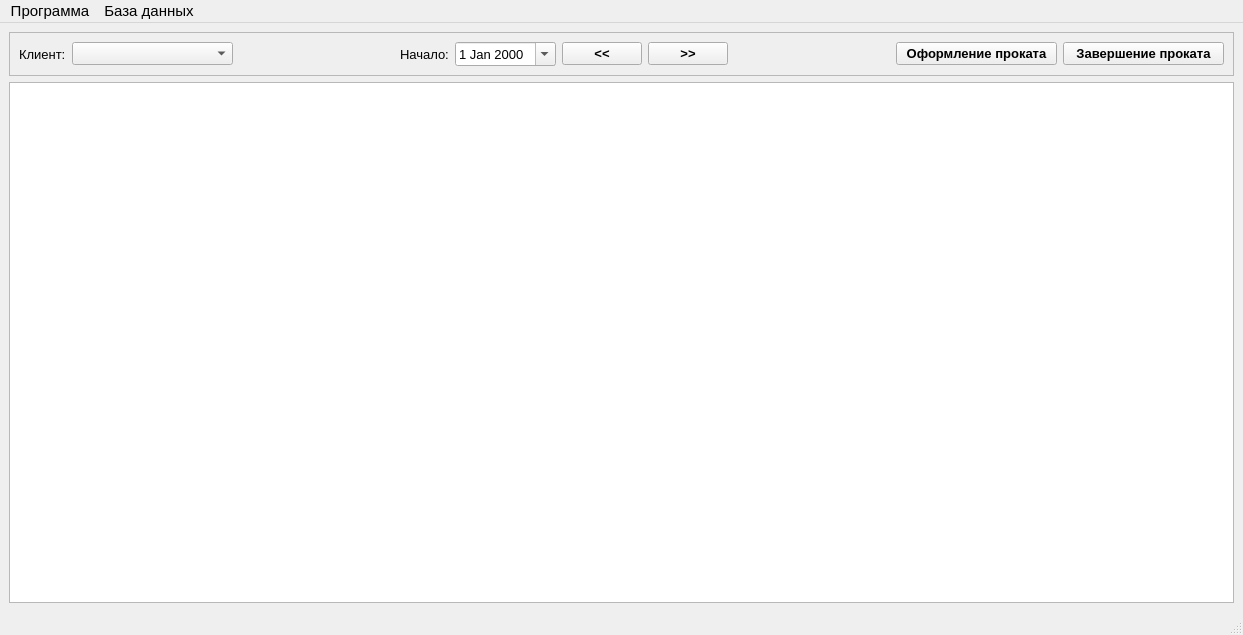
<?xml version="1.0" encoding="UTF-8"?>
<ui version="4.0">
 <class>MainWindow</class>
 <widget class="QMainWindow" name="MainWindow">
  <property name="geometry">
   <rect>
    <x>0</x>
    <y>0</y>
    <width>1243</width>
    <height>635</height>
   </rect>
  </property>
  <property name="sizePolicy">
   <sizepolicy hsizetype="Fixed" vsizetype="Fixed">
    <horstretch>0</horstretch>
    <verstretch>0</verstretch>
   </sizepolicy>
  </property>
  <property name="font">
   <font>
    <pointsize>11</pointsize>
   </font>
  </property>
  <property name="windowTitle">
   <string>Прокат снаряжения</string>
  </property>
  <property name="windowIcon">
   <iconset>
    <normaloff>images/logo.png</normaloff>images/logo.png</iconset>
  </property>
  <widget class="QWidget" name="centralwidget">
   <layout class="QVBoxLayout" name="verticalLayout">
    <item>
     <widget class="QFrame" name="frame">
      <property name="font">
       <font>
        <pointsize>10</pointsize>
       </font>
      </property>
      <property name="frameShape">
       <enum>QFrame::StyledPanel</enum>
      </property>
      <property name="frameShadow">
       <enum>QFrame::Raised</enum>
      </property>
      <layout class="QHBoxLayout" name="horizontalLayout">
       <item>
        <widget class="QLabel" name="customerLabel">
         <property name="text">
          <string>Клиент:</string>
         </property>
        </widget>
       </item>
       <item>
        <widget class="QComboBox" name="customerComboBox">
         <property name="sizePolicy">
          <sizepolicy hsizetype="Expanding" vsizetype="Fixed">
           <horstretch>0</horstretch>
           <verstretch>0</verstretch>
          </sizepolicy>
         </property>
         <property name="font">
          <font>
           <pointsize>10</pointsize>
          </font>
         </property>
        </widget>
       </item>
       <item>
        <spacer name="horizontalSpacer">
         <property name="orientation">
          <enum>Qt::Horizontal</enum>
         </property>
         <property name="sizeHint" stdset="0">
          <size>
           <width>40</width>
           <height>20</height>
          </size>
         </property>
        </spacer>
       </item>
       <item>
        <widget class="QLabel" name="startDateLabel">
         <property name="sizePolicy">
          <sizepolicy hsizetype="Minimum" vsizetype="Preferred">
           <horstretch>0</horstretch>
           <verstretch>0</verstretch>
          </sizepolicy>
         </property>
         <property name="text">
          <string>Начало:</string>
         </property>
        </widget>
       </item>
       <item>
        <widget class="QDateEdit" name="startDateEdit">
         <property name="sizePolicy">
          <sizepolicy hsizetype="Minimum" vsizetype="Fixed">
           <horstretch>0</horstretch>
           <verstretch>0</verstretch>
          </sizepolicy>
         </property>
         <property name="calendarPopup">
          <bool>true</bool>
         </property>
        </widget>
       </item>
       <item>
        <widget class="QPushButton" name="buttonPrevDay">
         <property name="font">
          <font>
           <pointsize>10</pointsize>
           <weight>75</weight>
           <bold>true</bold>
          </font>
         </property>
         <property name="text">
          <string>&lt;&lt;</string>
         </property>
        </widget>
       </item>
       <item>
        <widget class="QPushButton" name="buttonNextDay">
         <property name="font">
          <font>
           <pointsize>10</pointsize>
           <weight>75</weight>
           <bold>true</bold>
          </font>
         </property>
         <property name="text">
          <string>&gt;&gt;</string>
         </property>
        </widget>
       </item>
       <item>
        <spacer name="horizontalSpacer_2">
         <property name="orientation">
          <enum>Qt::Horizontal</enum>
         </property>
         <property name="sizeHint" stdset="0">
          <size>
           <width>40</width>
           <height>20</height>
          </size>
         </property>
        </spacer>
       </item>
       <item>
        <widget class="QPushButton" name="buttonRental">
         <property name="sizePolicy">
          <sizepolicy hsizetype="Expanding" vsizetype="Fixed">
           <horstretch>0</horstretch>
           <verstretch>0</verstretch>
          </sizepolicy>
         </property>
         <property name="font">
          <font>
           <pointsize>10</pointsize>
           <weight>75</weight>
           <bold>true</bold>
          </font>
         </property>
         <property name="text">
          <string>Оформление проката</string>
         </property>
        </widget>
       </item>
       <item>
        <widget class="QPushButton" name="buttonEndOrder">
         <property name="sizePolicy">
          <sizepolicy hsizetype="Expanding" vsizetype="Fixed">
           <horstretch>0</horstretch>
           <verstretch>0</verstretch>
          </sizepolicy>
         </property>
         <property name="font">
          <font>
           <pointsize>10</pointsize>
           <weight>75</weight>
           <bold>true</bold>
          </font>
         </property>
         <property name="text">
          <string>Завершение проката</string>
         </property>
        </widget>
       </item>
      </layout>
     </widget>
    </item>
    <item>
     <widget class="QTableWidget" name="ordersTableWidget">
      <property name="font">
       <font>
        <pointsize>10</pointsize>
       </font>
      </property>
      <property name="contextMenuPolicy">
       <enum>Qt::CustomContextMenu</enum>
      </property>
      <property name="editTriggers">
       <set>QAbstractItemView::NoEditTriggers</set>
      </property>
      <property name="selectionMode">
       <enum>QAbstractItemView::ExtendedSelection</enum>
      </property>
      <property name="selectionBehavior">
       <enum>QAbstractItemView::SelectRows</enum>
      </property>
      <attribute name="verticalHeaderVisible">
       <bool>false</bool>
      </attribute>
     </widget>
    </item>
   </layout>
  </widget>
  <widget class="QMenuBar" name="menubar">
   <property name="geometry">
    <rect>
     <x>0</x>
     <y>0</y>
     <width>1243</width>
     <height>25</height>
    </rect>
   </property>
   <widget class="QMenu" name="menu">
    <property name="title">
     <string>Программа</string>
    </property>
    <addaction name="actionConnect"/>
    <addaction name="actionDisconnect"/>
    <addaction name="separator"/>
    <addaction name="actionExit"/>
   </widget>
   <widget class="QMenu" name="menu_2">
    <property name="title">
     <string>База данных</string>
    </property>
    <addaction name="actionProducts"/>
    <addaction name="actionGroups"/>
    <addaction name="actionCustomers"/>
   </widget>
   <addaction name="menu"/>
   <addaction name="menu_2"/>
  </widget>
  <widget class="QStatusBar" name="statusbar"/>
  <action name="actionConnect">
   <property name="text">
    <string>Подключиться к серверу</string>
   </property>
   <property name="shortcut">
    <string>Ctrl+W</string>
   </property>
  </action>
  <action name="actionDisconnect">
   <property name="text">
    <string>Отключиться от сервера</string>
   </property>
   <property name="shortcut">
    <string>Ctrl+E</string>
   </property>
  </action>
  <action name="actionExit">
   <property name="text">
    <string>Выход</string>
   </property>
   <property name="shortcut">
    <string>Ctrl+Q</string>
   </property>
  </action>
  <action name="actionProducts">
   <property name="text">
    <string>Товары</string>
   </property>
   <property name="shortcut">
    <string>Alt+W</string>
   </property>
  </action>
  <action name="actionGroups">
   <property name="text">
    <string>Группы товаров</string>
   </property>
   <property name="shortcut">
    <string>Alt+E</string>
   </property>
  </action>
  <action name="actionCustomers">
   <property name="text">
    <string>Клиенты</string>
   </property>
   <property name="shortcut">
    <string>Alt+Q</string>
   </property>
  </action>
 </widget>
 <resources/>
 <connections/>
</ui>
